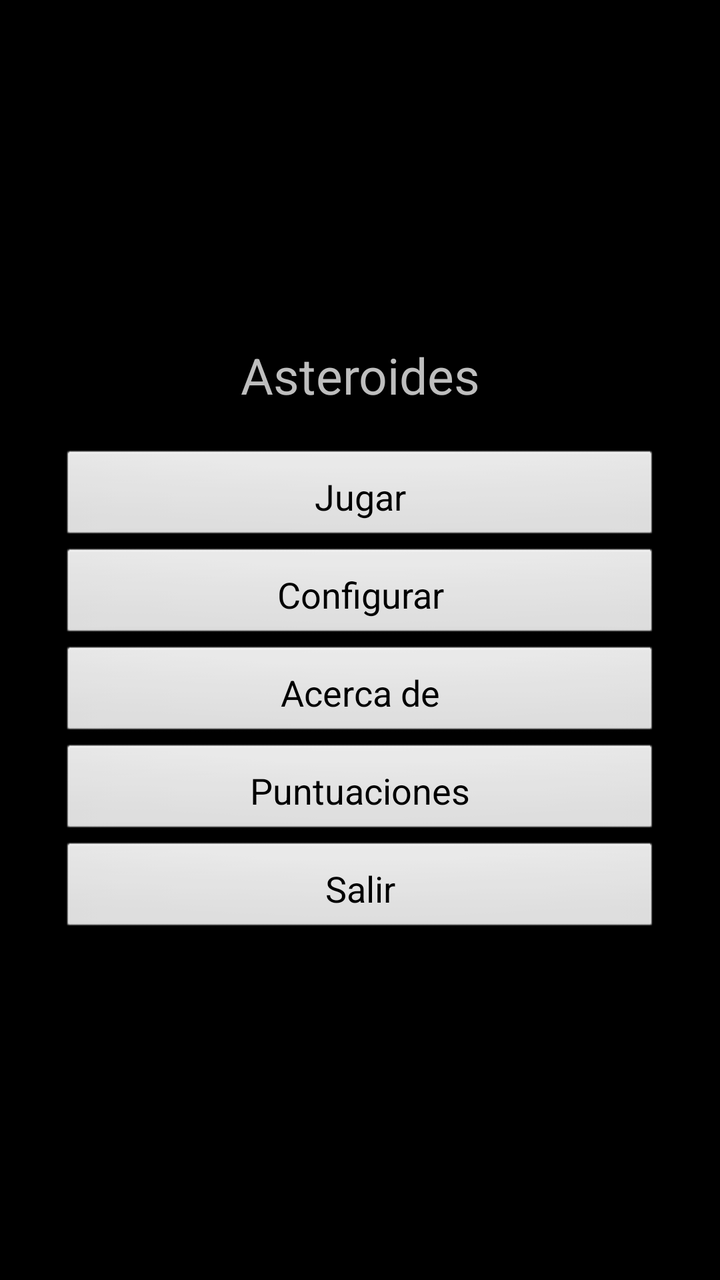
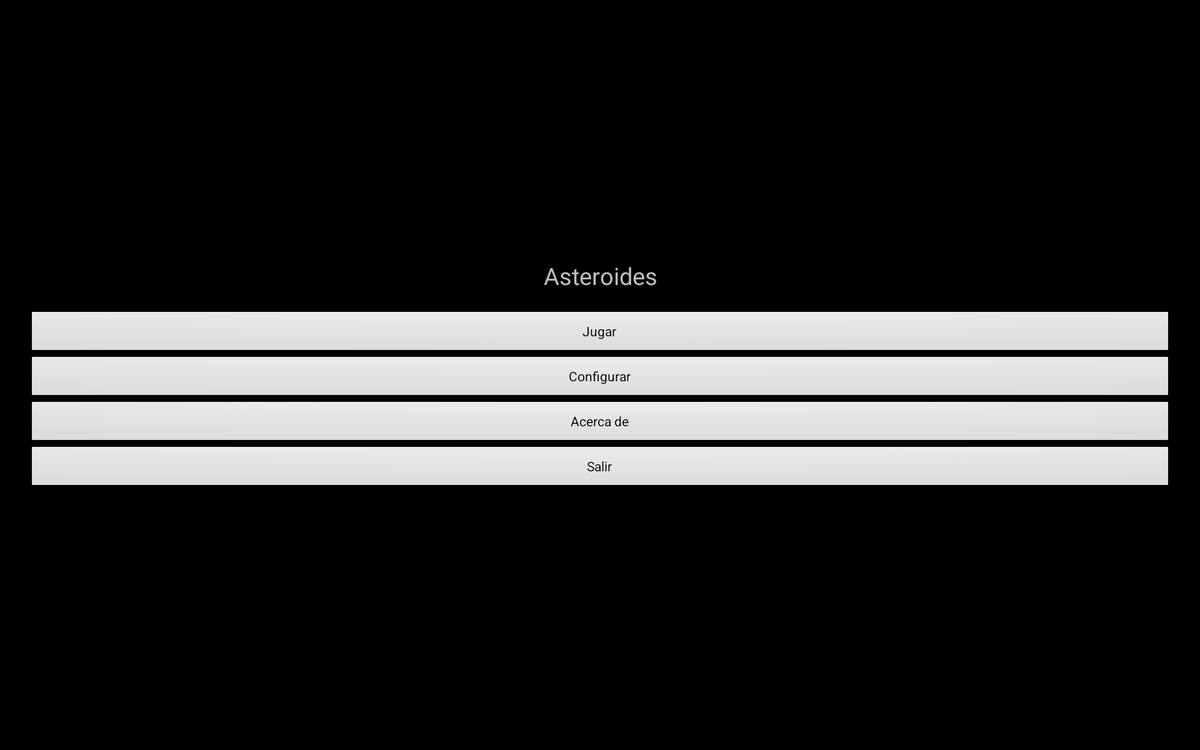

An Android layout and its configuration variant, each rendered on a device that would load it. The default file and the variant file are quoted in full after the pictures.
<!-- AndroidManifest.xml: application theme TemaAsteroides.NoTitulo -->
<!-- res/layout/main.xml -->
<?xml version="1.0" encoding="utf-8"?>
<LinearLayout xmlns:android="http://schemas.android.com/apk/res/android"
    android:layout_width="fill_parent"
    android:layout_height="fill_parent"
    android:gravity="center"
    android:padding="30dip"
    android:orientation="vertical">

    <TextView
        style="@style/tituloAplicacion" />

    <Button
        style="@style/tituloAplicacion.Botones"
        android:id="@+id/bJugar"
        android:onClick="lanzarJuego"
        android:text="@string/arrancar" />

    <Button
        android:id="@+id/bConfig"
        style="@style/tituloAplicacion.Botones"
        android:onClick="lanzarPreferencias"
        android:text="@string/configuraciones" />

    <Button
        android:id="@+id/bAbout"
        style="@style/tituloAplicacion.Botones"
        android:onClick="lanzarAcercaDe"
        android:scrollbarAlwaysDrawVerticalTrack="false"
        android:text="@string/acercaDe" />
	
    <Button 
        android:id="@+id/bPuntua"
        style="@style/tituloAplicacion.Botones"
        android:onClick="lanzarPuntuaciones"
        android:text="@string/puntuaciones"/>
    
    <Button
        style="@style/tituloAplicacion.Botones"
        android:onClick="lanzarSalir"
        android:text="@string/salir" />

</LinearLayout>
<!-- resources referenced by this layout -->
<resources>
  <string name="acercaDe">Acerca de</string>
  <string name="arrancar">Jugar</string>
  <string name="configuraciones">Configurar</string>
  <string name="puntuaciones">Puntuaciones</string>
  <string name="salir">Salir</string>
  <style name="tituloAplicacion">
          <item name="android:layout_width">fill_parent</item>
          <item name="android:layout_height">wrap_content</item>
          <item name="android:gravity">center</item>
          <item name="android:textSize">25sp</item>
          <item name="android:layout_marginBottom">20dp</item>
          <item name="android:text">@string/tituloAplicacion</item>
      </style>
  <style name="tituloAplicacion.Botones">
          <item name="android:textSize">18sp</item>
          <item name="android:layout_marginBottom">1dp</item>
          <item name="android:padding">4dp</item>
      </style>
  <style name="TemaAsteroides.NoTitulo" parent="@android:style/Theme.NoTitleBar.Fullscreen">
      </style>
  <string name="tituloAplicacion">Asteroides</string>
</resources>
<!-- res/layout-xlarge/main.xml (the repository's variant of the layout above) -->
<!-- drawn on a large tablet held sideways -->
<?xml version="1.0" encoding="utf-8"?>
<LinearLayout xmlns:android="http://schemas.android.com/apk/res/android"
    android:layout_width="fill_parent"
    android:layout_height="fill_parent"
    android:gravity="center"
    android:padding="30dip"
    android:orientation="vertical" >

    <TextView
        android:text="@string/tituloAplicacion"
        android:layout_width="fill_parent"
        android:layout_height="wrap_content"
        android:gravity="center"
        android:textSize="25sp"
        android:layout_marginBottom="20dp" />

    <Button
        android:id="@+id/bJugar"
        android:layout_width="fill_parent"
        android:layout_height="wrap_content"
        android:text="@string/arrancar" />

    <Button
        android:id="@+id/bConfig"
        android:layout_width="fill_parent"
        android:layout_height="wrap_content"
        android:text="@string/configuraciones" />

    <Button
        android:id="@+id/bAbout"
        android:layout_width="fill_parent"
        android:layout_height="wrap_content"
        android:text="@string/acercaDe" />

    <Button
        android:id="@+id/bSalir"
        android:layout_width="fill_parent"
        android:layout_height="wrap_content"
        android:text="@string/salir" />

</LinearLayout>
<!-- resources referenced by the variant -->
<!-- as a large tablet held sideways resolves them -->
<resources>
  <string name="acercaDe">Acerca de</string>
  <string name="arrancar">Jugar</string>
  <string name="configuraciones">Configurar</string>
  <string name="salir">Salir</string>
  <string name="tituloAplicacion">Asteroides</string>
  <style name="TemaAsteroides.NoTitulo" parent="@android:style/Theme.NoTitleBar.Fullscreen">
      </style>
</resources>
